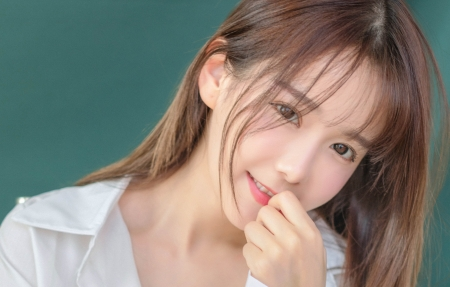
#> input picture Homework/61+李吉俊+连云港/week2/esb.jpg, 450 x 287 px, found by its file name
$ python 'nearest interpolation.py'
#> lines starting #> are read from the running program, lines starting #| are printed output that depends on the picture
#> further down, src is the input picture: shape (287, 450, 3); mean B, G, R 121.3, 130.9, 137.1
import cv2
import numpy as np


def function(src):

    height, width, channels = src.shape
#> height = 287; width = 450; channels = 3
    emptyImage = np.zeros((800, 800, channels), np.uint8)
    sh = 800/height
#> sh = 2.79
    sw = 800/width
#> sw = 1.78
    for i in range(800):
        for j in range(800):
            x = int(i/sh)
            y = int(j/sw)  # 求目标图像像素的坐标（i，j）在源图像上的对应的坐标（取整后的结果）
            emptyImage[i, j] = src[x, y]
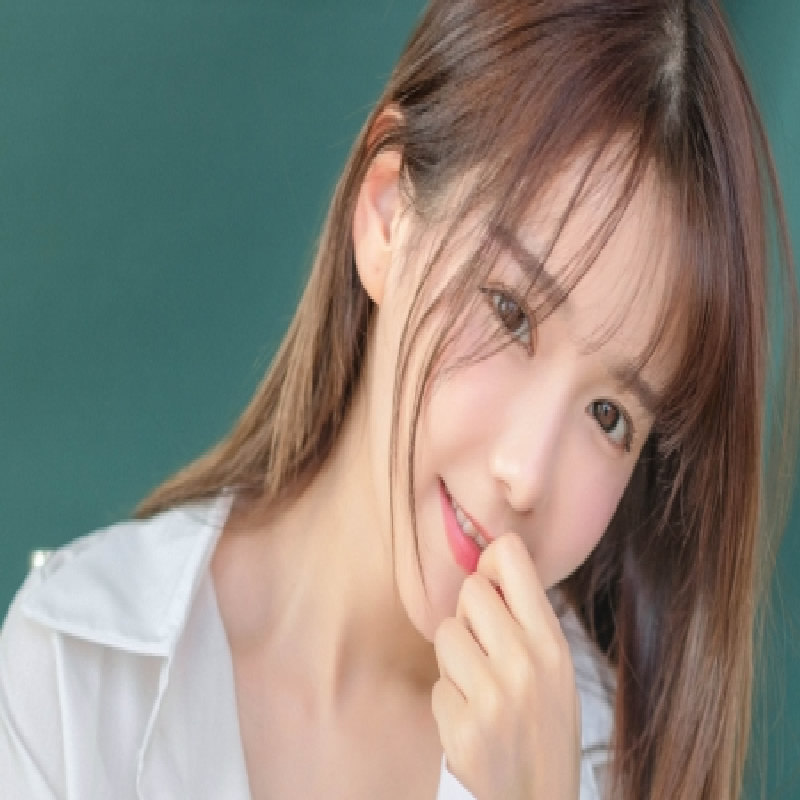
#> emptyImage: shape (800, 800, 3); mean B, G, R 121.3, 130.8, 137.1

    return emptyImage

src = cv2.imread("F:/Small instance of algorithm/esb.jpg")

zoom = function(src)
print(zoom.shape)
#| (800, 800, 3)
cv2.imshow("image", src)
cv2.imshow("nearest interpolation", zoom)
cv2.waitKey(0)
cv2.destroyAllWindows()
